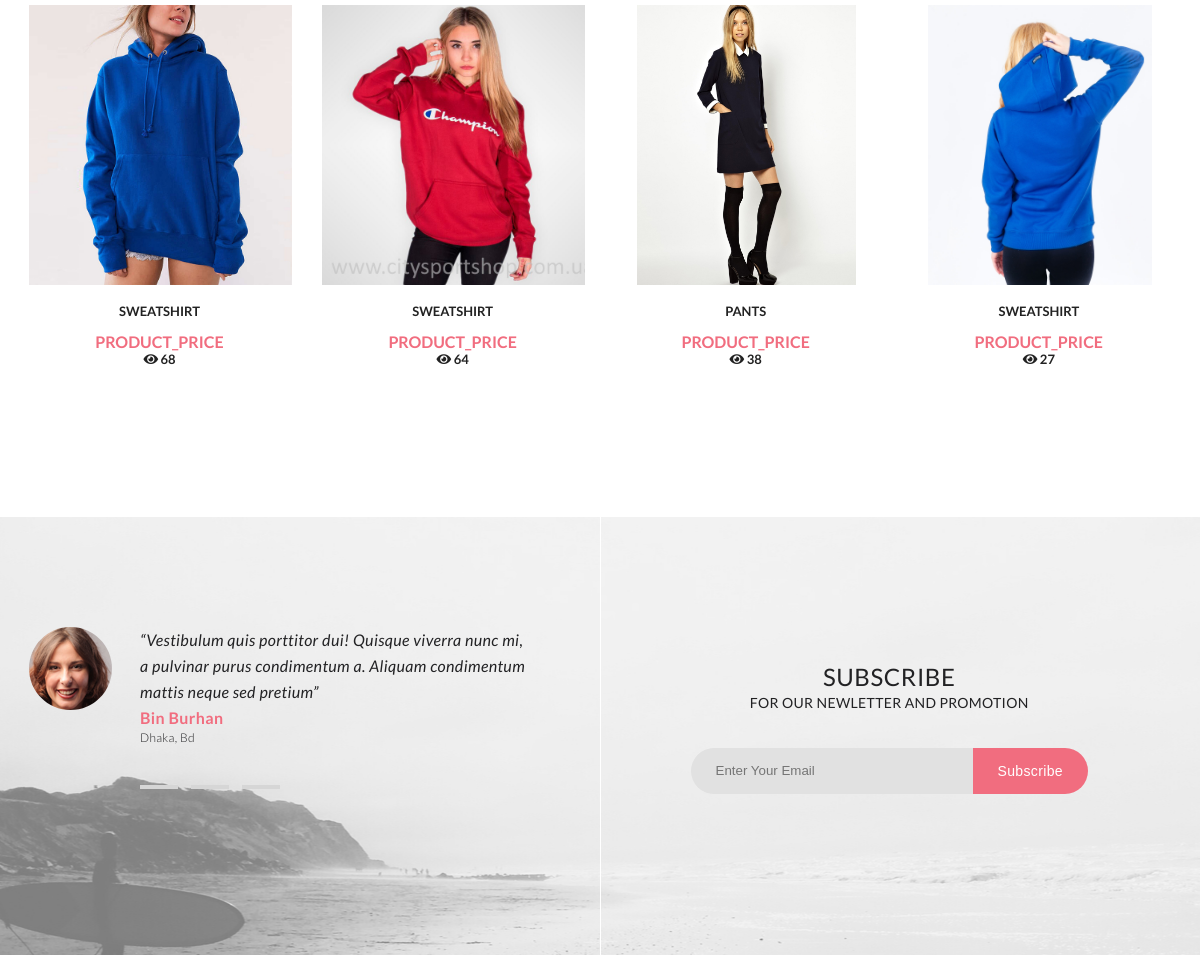
The app's page /product/14/?id=14 (middle part), older data.
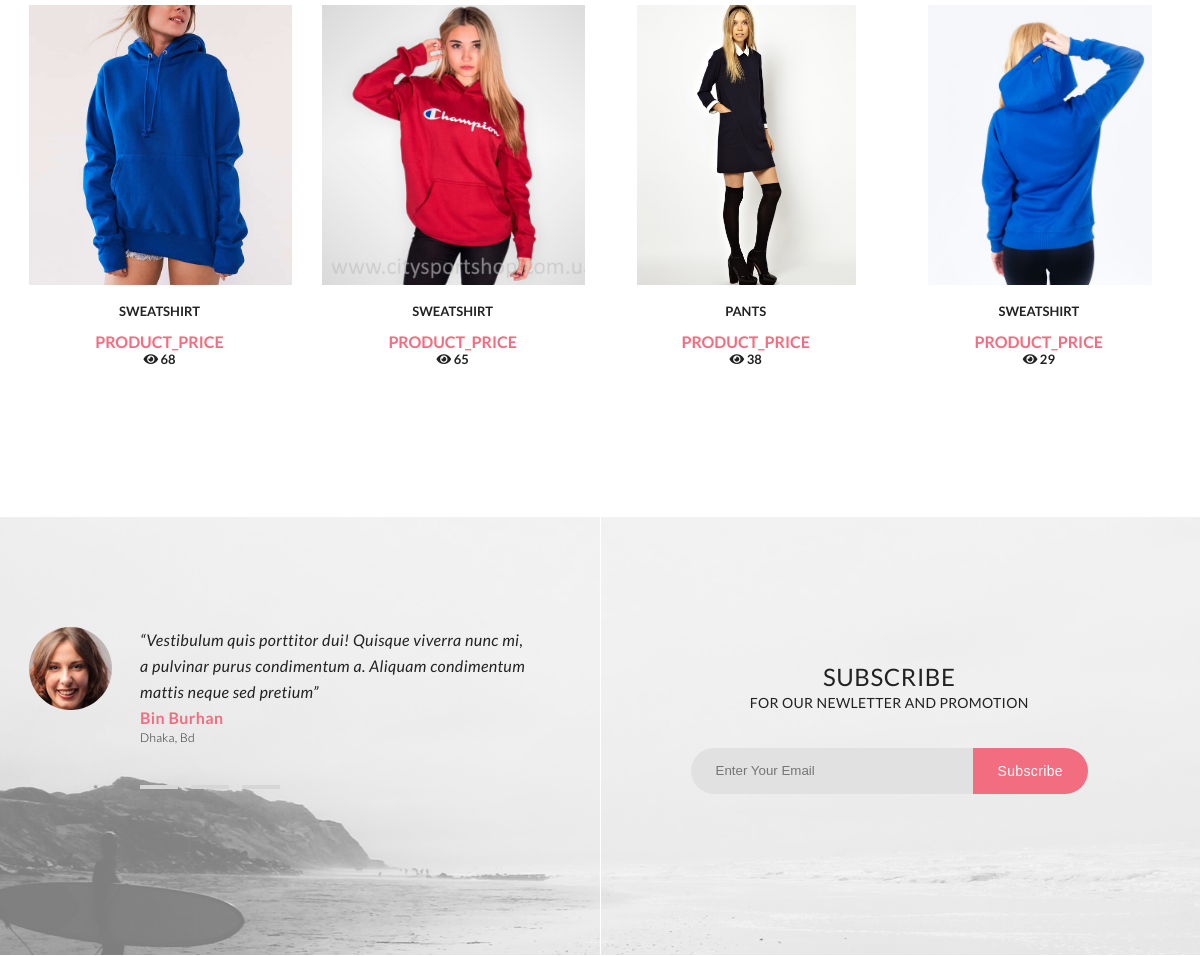
The same page, newer data.
### tables this page shows
CREATE TABLE `product` (
  `id` int(11) NOT NULL,
  `name` varchar(45) NOT NULL,
  `rating` int(11) NOT NULL,
  `color` varchar(45) DEFAULT NULL,
  `discription` varchar(200) DEFAULT NULL,
  `price` int(11) DEFAULT NULL
);

### engine/db.php (called while the page is built, shortened)
<?php
function getDB()
{
    static $sqlConnect = null;
    if (is_null($sqlConnect)) {
        $sqlConnect = @mysqli_connect(HOST, USER, PASSWORD, DATABASE)
            or die("Ошибка соединения с БД" . mysqli_connect_error());
    }
    return $sqlConnect;
}
function getArrayDB($query) {
    $link = getDB();
    $result = @mysqli_query($link, $query) or die(mysqli_error($link));
    $result_array = [];
    foreach ($result as $row) {
        $result_array[] = $row;
    }
    return $result_array;
}

### engine/catalog.php (called while the page is built, shortened)
<?php function getIdProduct()
function getListProductWithRating()
{
    return getArrayDB("SELECT * FROM `product` ORDER BY `rating` DESC;");
}

### engine/controller.php (called while the page is built, shortened)
<?php
function getParamsTemplate($page)
{
    switch ($page) {
        case 'header':
            $paramsTemplate = [
                'countCart' => countCart(),
                'myEmail' => getUser(),
            ];
            break;
        case 'product':
            $paramsTemplate = [
                'title' => 'PRODUCT',
                'ratingUP' => ratingUp($_GET['id']),
                'productList' => getListProductWithRating(),
                'productItem' => getListProductWithID(),
                'commentsList' =>  getListCommentsWithID(),
                'messageComment' => messageComment(),
                'selectedComment' => editComment(),
            ];
            break;
    }
    return $paramsTemplate;
}

### templates/product.php (the view, shortened to what this page needs)
<main class="product_page">
    <div class="content">
        <div class="product" id="product">
            <?php foreach ($productList as $itemProduct) : ?>
                <a href="/product/?id=<?= $itemProduct['id'] ?>">
                    <figure class="productItem">
                        <img src="/<?= (DIR_CATALOG . $itemProduct['id']) . '.jpg'; ?>" alt="productFoto">
                        <figcaption><?= $itemProduct['name']; ?>
                            <p>product_price</p>
                            <i class="fa fa-eye" aria-hidden="true"></i><span class="raring"> <?= $itemProduct['rating'] ?></span>
                        </figcaption>
                    </figure>
                </a>
                <?php $i += 1;
                if ($i > 3) break; ?>
            <?php endforeach; ?>
        </div>
    </div>
</main>

Row changes from the older to the newer data that the page shows:
changed product (number 2 of 4 on the later page): rating "64" → "65"
changed product (number 4 of 4 on the later page): rating "27" → "29"
